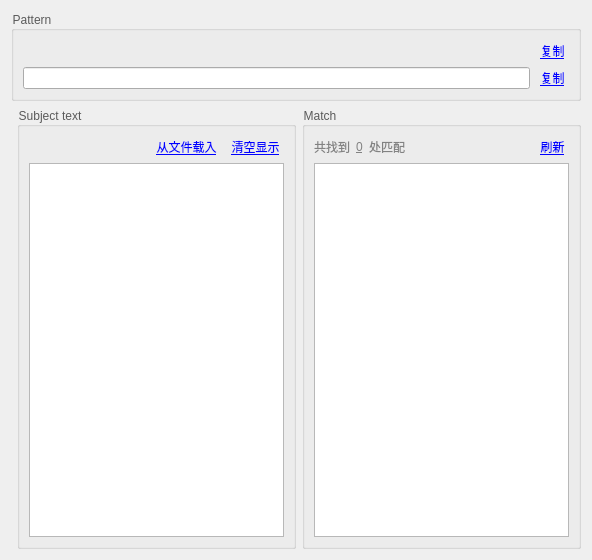
<?xml version="1.0" encoding="UTF-8"?>
<ui version="4.0">
 <class>RegExp</class>
 <widget class="QWidget" name="RegExp">
  <property name="geometry">
   <rect>
    <x>0</x>
    <y>0</y>
    <width>592</width>
    <height>560</height>
   </rect>
  </property>
  <property name="minimumSize">
   <size>
    <width>590</width>
    <height>560</height>
   </size>
  </property>
  <property name="windowTitle">
   <string>RegExp</string>
  </property>
  <layout class="QGridLayout" name="gridLayout_2">
   <item row="0" column="0" colspan="3">
    <widget class="QGroupBox" name="groupBox">
     <property name="styleSheet">
      <string notr="true">color: rgb(90, 90, 90);</string>
     </property>
     <property name="title">
      <string>Pattern</string>
     </property>
     <layout class="QGridLayout" name="gridLayout">
      <item row="0" column="0" colspan="2">
       <widget class="QLabel" name="escapedPatternLabel">
        <property name="styleSheet">
         <string notr="true">color: rgb(0, 0, 0);</string>
        </property>
        <property name="text">
         <string/>
        </property>
       </widget>
      </item>
      <item row="0" column="2">
       <widget class="QToolButton" name="cpEscapedPatternBtn">
        <property name="sizePolicy">
         <sizepolicy hsizetype="Maximum" vsizetype="Fixed">
          <horstretch>0</horstretch>
          <verstretch>0</verstretch>
         </sizepolicy>
        </property>
        <property name="styleSheet">
         <string notr="true">color: rgb(0, 0, 255);
border: none;
text-decoration: underline;
font: 75 9pt &quot;Aharoni&quot;;</string>
        </property>
        <property name="text">
         <string>复制</string>
        </property>
       </widget>
      </item>
      <item row="2" column="2">
       <widget class="QToolButton" name="cpPatternBtn">
        <property name="sizePolicy">
         <sizepolicy hsizetype="Maximum" vsizetype="Fixed">
          <horstretch>0</horstretch>
          <verstretch>0</verstretch>
         </sizepolicy>
        </property>
        <property name="styleSheet">
         <string notr="true">color: rgb(0, 0, 255);
border: none;
text-decoration: underline;
font: 75 9pt &quot;Aharoni&quot;;</string>
        </property>
        <property name="text">
         <string>复制</string>
        </property>
       </widget>
      </item>
      <item row="2" column="0" colspan="2">
       <widget class="QLineEdit" name="patternLineEdit">
        <property name="clearButtonEnabled">
         <bool>true</bool>
        </property>
       </widget>
      </item>
     </layout>
    </widget>
   </item>
   <item row="1" column="1">
    <widget class="QGroupBox" name="groupBox_2">
     <property name="styleSheet">
      <string notr="true">color: rgb(90, 90, 90);</string>
     </property>
     <property name="title">
      <string>Subject text</string>
     </property>
     <layout class="QGridLayout" name="gridLayout_3">
      <item row="0" column="0">
       <spacer name="horizontalSpacer">
        <property name="orientation">
         <enum>Qt::Horizontal</enum>
        </property>
        <property name="sizeHint" stdset="0">
         <size>
          <width>40</width>
          <height>20</height>
         </size>
        </property>
       </spacer>
      </item>
      <item row="1" column="0" colspan="3">
       <widget class="QPlainTextEdit" name="subjectPlainTextEdit">
        <property name="styleSheet">
         <string notr="true">color: rgb(0, 0, 0);</string>
        </property>
       </widget>
      </item>
      <item row="0" column="2">
       <widget class="QToolButton" name="clearSubjectBtn">
        <property name="styleSheet">
         <string notr="true">color: rgb(0, 0, 255);
border: none;
text-decoration: underline;
font: 75 9pt &quot;Aharoni&quot;;</string>
        </property>
        <property name="text">
         <string>清空显示</string>
        </property>
       </widget>
      </item>
      <item row="0" column="1">
       <widget class="QToolButton" name="openFile">
        <property name="styleSheet">
         <string notr="true">color: rgb(0, 0, 255);
border: none;
text-decoration: underline;
font: 75 9pt &quot;Aharoni&quot;;</string>
        </property>
        <property name="text">
         <string>从文件载入</string>
        </property>
       </widget>
      </item>
     </layout>
    </widget>
   </item>
   <item row="1" column="2">
    <widget class="QGroupBox" name="groupBox_3">
     <property name="styleSheet">
      <string notr="true">color: rgb(90, 90, 90);</string>
     </property>
     <property name="title">
      <string>Match</string>
     </property>
     <layout class="QGridLayout" name="gridLayout_4">
      <item row="1" column="0">
       <widget class="QLabel" name="label_3">
        <property name="styleSheet">
         <string notr="true">color: rgb(130, 130, 130);</string>
        </property>
        <property name="text">
         <string>共找到</string>
        </property>
       </widget>
      </item>
      <item row="1" column="2">
       <widget class="QLabel" name="label_4">
        <property name="styleSheet">
         <string notr="true">color: rgb(130, 130, 130);</string>
        </property>
        <property name="text">
         <string>处匹配</string>
        </property>
       </widget>
      </item>
      <item row="1" column="1">
       <widget class="QLabel" name="countLab">
        <property name="styleSheet">
         <string notr="true">color: rgb(130, 130, 130);
text-decoration: underline;</string>
        </property>
        <property name="text">
         <string>0</string>
        </property>
       </widget>
      </item>
      <item row="1" column="3">
       <spacer name="horizontalSpacer_2">
        <property name="orientation">
         <enum>Qt::Horizontal</enum>
        </property>
        <property name="sizeHint" stdset="0">
         <size>
          <width>40</width>
          <height>20</height>
         </size>
        </property>
       </spacer>
      </item>
      <item row="1" column="4">
       <widget class="QToolButton" name="refresh">
        <property name="sizePolicy">
         <sizepolicy hsizetype="Preferred" vsizetype="Fixed">
          <horstretch>0</horstretch>
          <verstretch>0</verstretch>
         </sizepolicy>
        </property>
        <property name="styleSheet">
         <string notr="true">color: rgb(0, 0, 255);
border: none;
text-decoration: underline;
font: 75 9pt &quot;Aharoni&quot;;</string>
        </property>
        <property name="text">
         <string>刷新</string>
        </property>
       </widget>
      </item>
      <item row="2" column="0" colspan="5">
       <widget class="QPlainTextEdit" name="matchResult">
        <property name="styleSheet">
         <string notr="true">color: rgb(0, 0, 0);</string>
        </property>
        <property name="readOnly">
         <bool>true</bool>
        </property>
        <property name="plainText">
         <string/>
        </property>
       </widget>
      </item>
     </layout>
    </widget>
   </item>
  </layout>
 </widget>
 <resources/>
 <connections/>
</ui>
